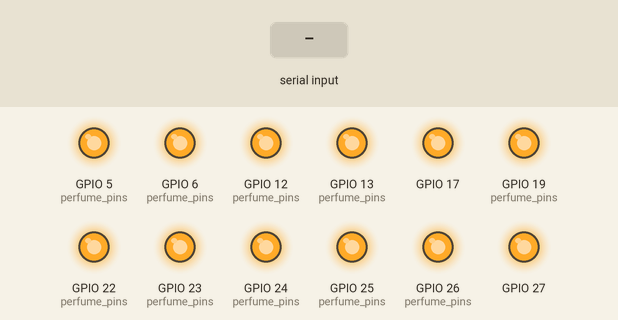
This program was run on a simulated Raspberry Pi (BCM pin numbers). Parts: output pins drawn as LEDs (lit = HIGH). The test bench sets the inputs (shaded band). What the program prints to the terminal is not drawn. At 1.3 s the program stops and its outputs stay as they are.

Above: at 1.2 s.
1.3 s: "1" typed at the terminal, then Enter
At 2.5 s:
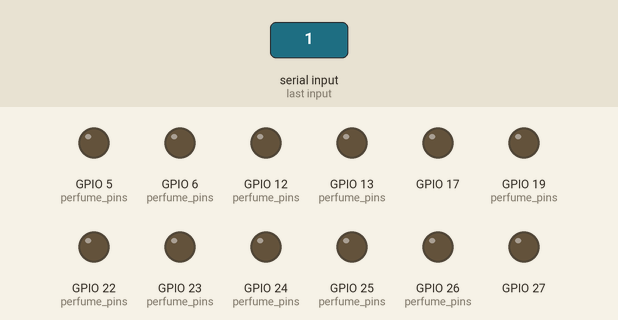
Timing chart, 0 to 2.8 s (numbered marks = the images above; inputs shaded):
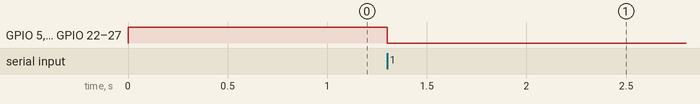

Measured:
- after the input at 1.3 s, GPIO 5 (perfume_pins), GPIO 6 (perfume_pins), GPIO 12 (perfume_pins), GPIO 13 (perfume_pins), GPIO 17, GPIO 19 (perfume_pins), GPIO 22 (perfume_pins), GPIO 23 (perfume_pins), GPIO 24 (perfume_pins), GPIO 25 (perfume_pins), GPIO 26 (perfume_pins), GPIO 27: HIGH → LOW at once

The program:

LEDTEST.py
```python
#!/usr/bin/env python3
"""
all_12_gpio_on.py
 - Setup 12 GPIO outputs (10 perfume pins + LED_STATUS + LED_WARNING)
 - Bật tất cả cùng lúc (GPIO.HIGH), giữ theo --duration (giây) hoặc đến khi nhấn Enter
 - Yêu cầu RPi.GPIO, dùng BCM numbering. Chạy bằng sudo.
Usage examples:
  sudo python3 all_12_gpio_on.py            # bật tất cả, chờ Enter để tắt
  sudo python3 all_12_gpio_on.py --duration 5   # bật 5 giây rồi tắt
  sudo python3 all_12_gpio_on.py --status-pin 17 --warning-pin 27
"""

import time
import sys
import argparse
import signal
import threading

# ----- Mapping perfumes -> BCM GPIO (your list) -----
PERFUME_GPIO_MAP = {
    "P001": 22,  # alien
    "P030": 23,  # geranium
    "P020": 24,  # bee
    "P047": 25,  # gardenia
    "P049": 5,   # incanto
    "P007": 6,   # amber
    "P017": 12,  # Gucci
    "P045": 13,  # braze
    "P026": 19,  # sexy
    "P005": 26,  # gucci-bamboo
}

# Default pins for LED_STATUS and LED_WARNING (BCM). Bạn có thể override bằng CLI.
DEFAULT_LED_STATUS_PIN = 17
DEFAULT_LED_WARNING_PIN = 27

# stop event để dừng an toàn
stop_event = threading.Event()

def signal_handler(signum, frame):
    print(f"\nReceived signal {signum}, stopping...")
    stop_event.set()

signal.signal(signal.SIGINT, signal_handler)
signal.signal(signal.SIGTERM, signal_handler)

def parse_args():
    p = argparse.ArgumentParser(description="Turn ON 12 GPIO pins simultaneously (10 perfume + status+warning). BCM numbering.")
    p.add_argument("--status-pin", type=int, default=DEFAULT_LED_STATUS_PIN,
                   help=f"BCM pin for LED_STATUS (default {DEFAULT_LED_STATUS_PIN})")
    p.add_argument("--warning-pin", type=int, default=DEFAULT_LED_WARNING_PIN,
                   help=f"BCM pin for LED_WARNING (default {DEFAULT_LED_WARNING_PIN})")
    p.add_argument("--duration", type=float, default=None,
                   help="If provided and >0: keep LEDs ON for this many seconds then turn OFF. If omitted: wait for Enter to turn off.")
    p.add_argument("--no-cleanup", action="store_true",
                   help="If set, do not call GPIO.cleanup() on exit (not recommended).")
    return p.parse_args()

def main():
    args = parse_args()

    # Build the full pin list (unique)
    extra_pins = [args.status_pin, args.warning_pin]
    perfume_pins = list(PERFUME_GPIO_MAP.values())
    all_pins = list(dict.fromkeys(perfume_pins + extra_pins))  # preserve order, dedupe if overlap

    # Import RPi.GPIO (mandatory)
    try:
        import RPi.GPIO as GPIO
    except Exception as e:
        print("ERROR: RPi.GPIO không được tìm thấy. Hãy cài trên Raspberry Pi trước khi chạy.", file=sys.stderr)
        print("  sudo apt update && sudo apt install python3-rpi.gpio", file=sys.stderr)
        print("  hoặc: sudo pip3 install RPi.GPIO", file=sys.stderr)
        sys.exit(1)

    # Setup
    GPIO.setmode(GPIO.BCM)
    GPIO.setwarnings(False)
    try:
        for pin in all_pins:
            try:
                GPIO.setup(pin, GPIO.OUT, initial=GPIO.LOW)
            except Exception as ex:
                print(f"[GPIO Warn] Không thể setup pin {pin}: {ex}", file=sys.stderr)

        print("Các pin sẽ được bật (BCM):", all_pins)
        # Bật tất cả (gần như đồng thời — lập vòng lặp nhanh để set HIGH)
        for pin in all_pins:
            try:
                GPIO.output(pin, GPIO.HIGH)
            except Exception as ex:
                print(f"[GPIO Warn] Lỗi GPIO.output HIGH cho pin {pin}: {ex}", file=sys.stderr)
        print("TẤT CẢ GPIO đã được set HIGH.")

        # Hiện mapping rõ ràng
        print("\nMapping (perfume_id -> BCM pin):")
        for k,v in PERFUME_GPIO_MAP.items():
            print(f"  {k} -> BCM {v}")
        print(f"  LED_STATUS -> BCM {args.status_pin}")
        print(f"  LED_WARNING -> BCM {args.warning_pin}\n")

        # Giữ theo duration hoặc chờ Enter
        if args.duration and args.duration > 0:
            print(f"Giữ ON trong {args.duration} giây...")
            t0 = time.time()
            while time.time() - t0 < args.duration:
                if stop_event.is_set():
                    break
                time.sleep(0.05)
        else:
            print("Đang giữ ON. Nhấn Enter để tắt tất cả hoặc Ctrl+C để hủy.")
            try:
                # non-blocking check for stop_event in case of signal: use input but react to signal
                _ = input()
            except KeyboardInterrupt:
                # signal handler đã set stop_event
                pass

    finally:
        # Tắt tất cả
        print("Tắt tất cả GPIO (set LOW)...")
        try:
            for pin in all_pins:
                try:
                    GPIO.output(pin, GPIO.LOW)
                except Exception as ex:
                    print(f"[GPIO Warn] Lỗi GPIO.output LOW cho pin {pin}: {ex}", file=sys.stderr)
        except Exception:
            pass

        if not args.no_cleanup:
            try:
                GPIO.cleanup()
            except Exception:
                pass
            print("GPIO cleaned up.")
        else:
            print("No cleanup flag set; GPIO.cleanup() skipped.")

if __name__ == "__main__":
    # Khuyến cáo chạy với sudo
    try:
        import os
        if os.geteuid() != 0:
            print("Warning: Nên chạy bằng sudo để truy cập GPIO: sudo python3 all_12_gpio_on.py", file=sys.stderr)
    except Exception:
        pass

    main()
```
